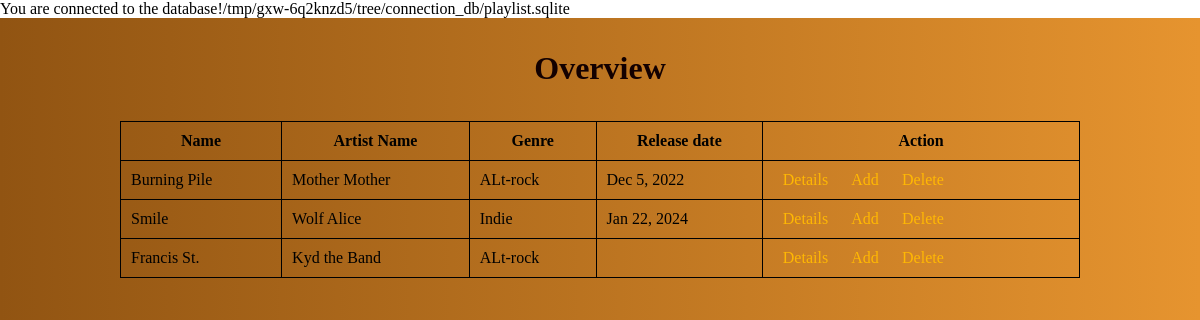
The app's page /, older data.
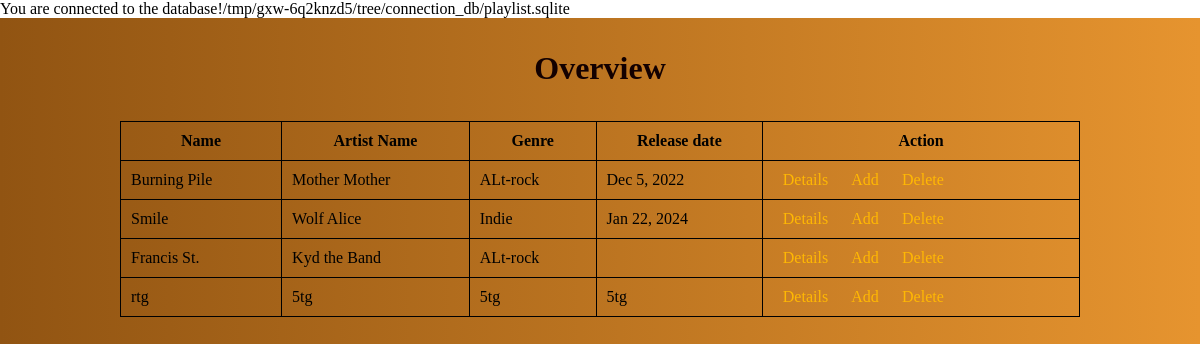
The same page, newer data.
### tables this page shows
CREATE TABLE "music-list"
(
    ID           integer not null
        constraint "music-list_pk"
            primary key autoincrement,
    name         TEXT    not null,
    artistname   TEXT,
    genre        TEXT,
    release_date TEXT
);

### Index.php (called while the page is built, shortened)
<?php
require_once "./connection_db/config.php";
try {
    $query = "SELECT * FROM `music-list`";
    $stmt = $pdo->prepare($query);
    $stmt->execute();
    $result = $stmt->fetchAll();
    $result_count = count($result);
    include __DIR__. "/views/playlist_view.php";
} catch (PDOException $e) {
    echo "<p> Sorry, something went wrong.</p>";
    echo "<p> Please, Try again</p>";
    echo "<p> Query:" . $query. " </p>";
    echo $e->getMessage();
}

### views/playlist_view.php (the view, shortened to what this page needs)
<!doctype html>
<html lang="en">
<head>
    <link rel="stylesheet" href="../styles/style.css">
</head>
<body>
<div class="elements_con">
    <h1 class="header_tx"> Overview </h1>
    <?php
    if ($result_count > 0) { ?>
        <table class="my_table">
            <tr>
                <th> Name </th>
                <th> Artist Name </th>
                <th> Genre </th>
                <th> Release date </th>
                <th>Action</th>
            </tr>
            <?php foreach ($result as $row) { ?>
                <tr>
                    <td><?= $row['name'] ?></td>
                    <td><?= $row['artistname'] ?></td>
                    <td><?= $row['genre'] ?></td>
                    <td><?= $row['release_date'] ?></td>
                    <td>
                        <a href= "./views/detail_view.php?ID=<?=$row['ID'] ?>"> Details </a>
                        <a href="../pages/addFrom.php?ID=<?=$row['ID'] ?>"> Add </a>
                        <a href= "./views/delete_view.php?ID=<?=$row['ID'] ?>"> Delete </a>
                    </td>
                </tr>
                <?php
            } ?>
        </table>
    <?php } else { ?>
        <p> Log not found </p>
    <?php }
    ?>
</div>
</body>
</html>

Row changes from the older to the newer data that the page shows:
added music-list: name "rtg", artistname "5tg", genre "5tg", release_date "5tg"
